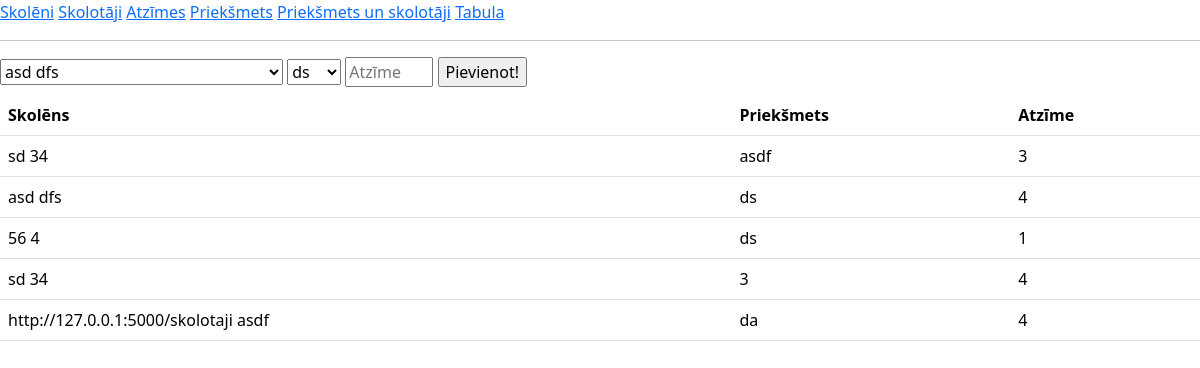
/atzimes, run on an earlier commit of the app's database.
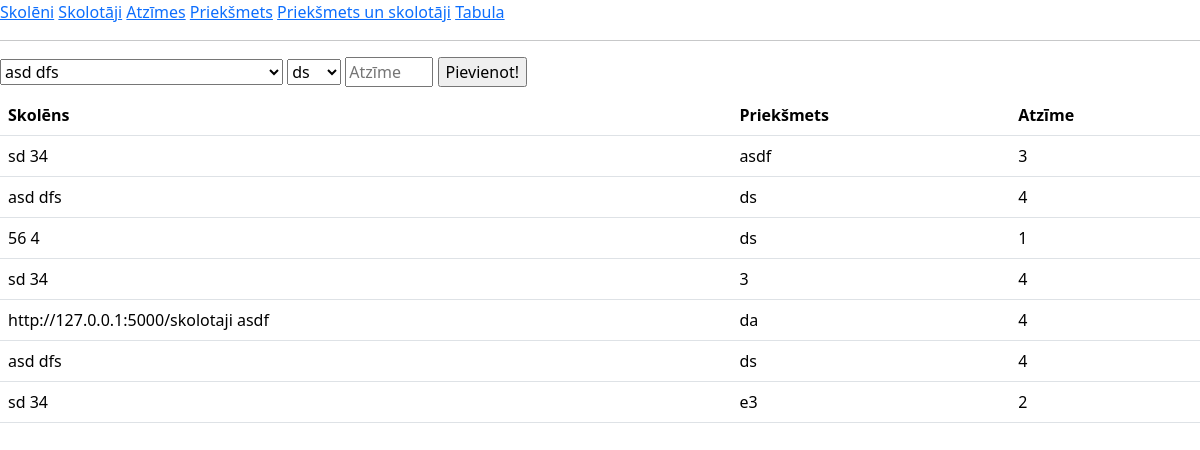
And on a later commit of the database.
### tables this page shows
CREATE TABLE atzime(
        id INTEGER PRIMARY KEY AUTOINCREMENT,
        vards_id INTEGER NOT NULL,
        subject_id INTEGER NOT NULL,
        grade INTEGER NOT NULL,
        FOREIGN KEY (vards_id) REFERENCES skoleni(id),
        FOREIGN KEY (subject_id) REFERENCES subject(id)
        );

CREATE TABLE skoleni(
        id INTEGER PRIMARY KEY AUTOINCREMENT,
        vards TEXT NOT NULL,
        uzvards TEXT NOT NULL
        );

CREATE TABLE prieksmeti(
        id INTEGER PRIMARY KEY AUTOINCREMENT,
        subject TEXT NOT NULL
        );

### main.py (the view, shortened to what this page needs)
@app.route("/atzimes", methods=["POST", "GET"])
def atzime():
    atzime_db = iegut_atzime()
    prieksmeti_id_db = iegut_prieksmeti_id()
    skoleni_id_db = iegut_skoleni_id()
    print(atzime_db)
    return render_template("atzimes.html", aizsutitais="", atzime=atzime_db, skoleni=skoleni_id_db, prieksmeti=prieksmeti_id_db)

### dati.py (called while the page is built)
def iegut_atzime():
    cur = conn.cursor()
    cur.execute(
        f"""
        SELECT vards, uzvards, subject, grade
        FROM
        (atzime JOIN skoleni ON skoleni.id = atzime.vards_id)
        JOIN prieksmeti ON prieksmeti.id = atzime.subject_id
        """
    )
    conn.commit()
    dati = cur.fetchall()
    return dati

def iegut_prieksmeti_id():
    cur = conn.cursor()
    cur.execute(
        f"""
        SELECT id, subject FROM prieksmeti
        """
    )
    conn.commit()
    dati = cur.fetchall()
    return dati

def iegut_skoleni_id():
    cur = conn.cursor()
    cur.execute(
        f"""
        SELECT id ,vards, uzvards FROM skoleni
        """
    )
    conn.commit()
    dati = cur.fetchall()
    return dati

### templates/atzimes.html (shortened to what this page needs)
{% extends 'skoleni.html'%}
{% block saturs %}
<form method="post">
  <select id="vards" name="vards">
    {% for viens in skoleni %}
      <option value="{{viens[0]}}">{{viens[1]}} {{viens[2]}}</option>
    {% endfor %}
  </select>
  <select id="subject" name="subject">
    {% for viens in prieksmeti %}
      <option value="{{viens[0]}}">{{viens[1]}}</option>
    {% endfor %}
  </select>
  <input type="number" id="atzime" name="atzime" placeholder="Atzīme" min="1" max="10">
  <input type="submit" value="Pievienot!">
  <table class="table">
      <tr>
        <th>Skolēns</th>
        <th>Priekšmets</th>
        <th>Atzīme</th>
      </tr>
      {% for viens in atzime %}
          <tr>
            <td>{{viens[0]}} {{viens[1]}}</td>
            <td>{{viens[2]}}</td>
            <td>{{viens[3]}}</td>
          </tr>
      {% endfor %}
  </table>
</form>
{% endblock %}

### templates/skoleni.html (shortened to what this page needs)
<!DOCTYPE html>
<html lang="lv">
    <head>
      <link href="https://cdn.jsdelivr.net/npm/bootstrap@5.3.3/dist/css/bootstrap.min.css" rel="stylesheet">
    </head>
    <body>
        <a href="/">Skolēni</a>
        <a href = "/skolotaji">Skolotāji</a>
        <a href = "/atzimes">Atzīmes</a>
        <a href = "/prieksmeti">Priekšmets</a>
        <a href = "/prieksmetiunskolotaji">Priekšmets un skolotāji</a>
        <a href = "/tabula">Tabula</a>
        <hr>
        {% block saturs %}{% endblock %}
    </body>
</html>

What changed in the data, as far as the page shows it:
added atzime: vards "asd", uzvards "dfs", subject "ds", grade "4"
added atzime: vards "sd", uzvards "34", subject "e3", grade "2"
